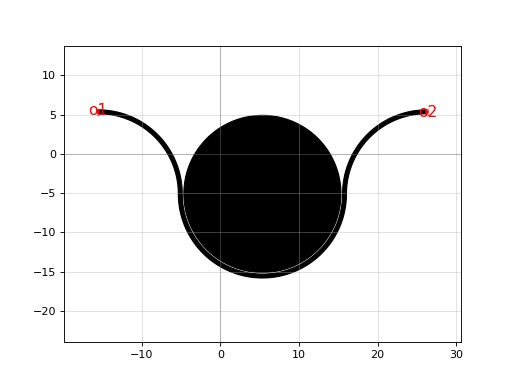

Python code for this plot:
import gdsfactory as gf

c = gf.components.disk(radius=10.0, gap=0.2, wrap_angle_deg=180.0, parity=1)
c.plot()
